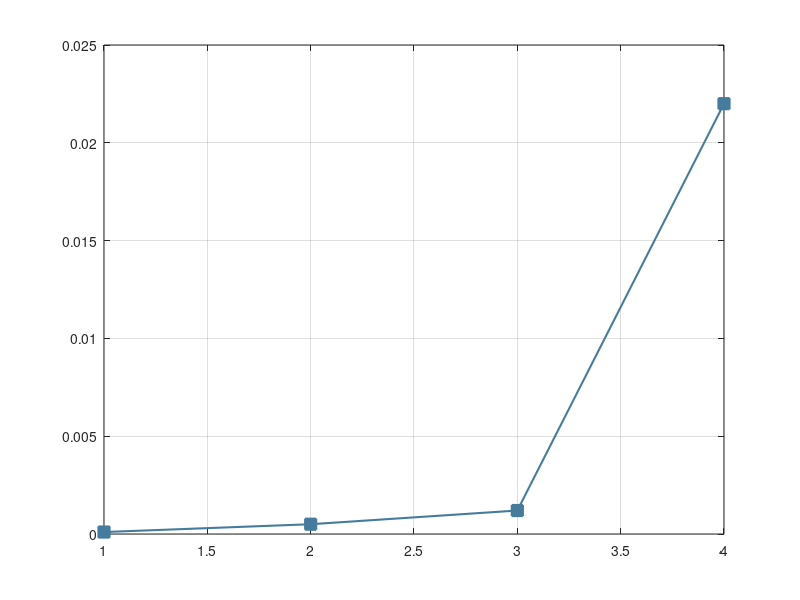

Recreate this plot in MATLAB. (Note: this script raises an error after producing the figure.)
clc;
clear;
close all;
addpath(genpath(pwd));
rng(1993); % For repeatable results

original = [1e-4;5e-4;1.2e-3;2.2e-2];
reproduction_fourTags = [0.00257638888888889,0.00254861111111111,0.00193055555555556,0.00203472222222222];
reproduction_threeTags = [0.00142934782608696,0.00228804347826087,0.000880434782608696];
reproduction_twoTags = [0.000785714285714286,0.000468750000000000];
reproduction_oneTags = [0];

reproduction = [mean(reproduction_oneTags);mean(reproduction_twoTags);mean(reproduction_threeTags);mean(reproduction_fourTags)];

%% plot
vals_BER = [original,reproduction];
vals_BER(vals_BER<1e-4) = 1e-4;

colors = {[69/255 123/255 157/255],[202/255 55/255 83/255],[128/255 128/255 128/255],[153 153 204]./255,[132/255 165/255 157/255],[229,152,155]/255,[247,237,226]/255,[246,189,96]/255};
lineStyles = {'-','--','-.',':'};
lineMarker = {'square','o','^','pentagram','diamond','*','h','o','+','x'};
markersize = 8;
linewidth = 1.5;

x =1:1:4;

%%%** plot BER **%%%
figure(1)
plot(x,vals_BER(:,1),'Marker',lineMarker{1},'MarkerSize',markersize,'LineWidth',linewidth,'color',colors{1},'MarkerFaceColor',colors{1});
grid on
set(gcf,'unit','centimeters','position',[3 5 16 6]);
ax = gca;
ax.FontSize = 12;
ax.FontName = 'Times New Roman';
ax.YScale = 'log';
ax.XTick = 1:4;
ax.XTickLabel = {'1','2','3','4'};
ylabel('BER','FontSize',14,'FontName','Times New Roman');
xlabel('Number of concurrent tags','FontSize',14,'FontName','Times New Roman');
hold on
plot(x,vals_BER(:,2),'Marker',lineMarker{2},'MarkerSize',markersize,'LineWidth',linewidth,'color',colors{2},'MarkerFaceColor',colors{2});
ax.YLim = [1e-4 1e0];
legend('Published result','Reproduced result','FontSize',10.5,'FontName','Times New Roman','Location','best','NumColumns',1,'Interpreter','latex');
